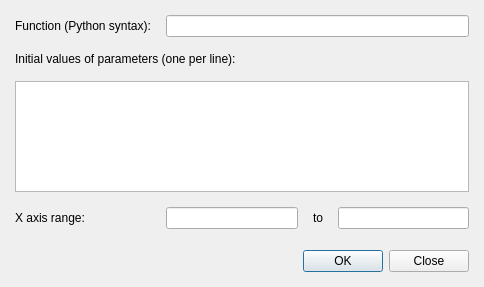
<?xml version="1.0" encoding="UTF-8"?>
<ui version="4.0">
 <class>LogViewerUI</class>
 <widget class="QDialog" name="LogViewerUI">
  <property name="geometry">
   <rect>
    <x>0</x>
    <y>0</y>
    <width>484</width>
    <height>287</height>
   </rect>
  </property>
  <property name="windowTitle">
   <string>Fit arbitrary function</string>
  </property>
  <layout class="QVBoxLayout" name="verticalLayout">
   <item>
    <layout class="QGridLayout" name="gridLayout">
     <property name="bottomMargin">
      <number>6</number>
     </property>
     <item row="0" column="0">
      <widget class="QLabel" name="label">
       <property name="text">
        <string>Function (Python syntax):</string>
       </property>
      </widget>
     </item>
     <item row="1" column="0" colspan="4">
      <widget class="QLabel" name="label_2">
       <property name="text">
        <string>Initial values of parameters (one per line):</string>
       </property>
      </widget>
     </item>
     <item row="3" column="0">
      <widget class="QLabel" name="label_4">
       <property name="text">
        <string>X axis range:</string>
       </property>
      </widget>
     </item>
     <item row="3" column="3">
      <widget class="QLineEdit" name="xto">
       <property name="text">
        <string/>
       </property>
      </widget>
     </item>
     <item row="0" column="1" colspan="3">
      <widget class="QLineEdit" name="function"/>
     </item>
     <item row="2" column="0" colspan="4">
      <widget class="QTextEdit" name="fitparams"/>
     </item>
     <item row="3" column="1">
      <widget class="QLineEdit" name="xfrom"/>
     </item>
     <item row="3" column="2">
      <widget class="QLabel" name="label_5">
       <property name="text">
        <string>to</string>
       </property>
      </widget>
     </item>
    </layout>
   </item>
   <item>
    <widget class="QDialogButtonBox" name="buttonBox">
     <property name="standardButtons">
      <set>QDialogButtonBox::Close|QDialogButtonBox::Ok</set>
     </property>
    </widget>
   </item>
  </layout>
 </widget>
 <layoutdefault spacing="15" margin="15"/>
 <tabstops>
  <tabstop>function</tabstop>
  <tabstop>fitparams</tabstop>
  <tabstop>xfrom</tabstop>
  <tabstop>xto</tabstop>
  <tabstop>buttonBox</tabstop>
 </tabstops>
 <resources>
  <include location="../../../../resources/nicos-gui.qrc"/>
 </resources>
 <connections>
  <connection>
   <sender>buttonBox</sender>
   <signal>accepted()</signal>
   <receiver>LogViewerUI</receiver>
   <slot>accept()</slot>
   <hints>
    <hint type="sourcelabel">
     <x>241</x>
     <y>116</y>
    </hint>
    <hint type="destinationlabel">
     <x>241</x>
     <y>67</y>
    </hint>
   </hints>
  </connection>
  <connection>
   <sender>buttonBox</sender>
   <signal>rejected()</signal>
   <receiver>LogViewerUI</receiver>
   <slot>reject()</slot>
   <hints>
    <hint type="sourcelabel">
     <x>241</x>
     <y>116</y>
    </hint>
    <hint type="destinationlabel">
     <x>241</x>
     <y>67</y>
    </hint>
   </hints>
  </connection>
  <connection>
   <sender>function</sender>
   <signal>returnPressed()</signal>
   <receiver>LogViewerUI</receiver>
   <slot>accept()</slot>
   <hints>
    <hint type="sourcelabel">
     <x>304</x>
     <y>18</y>
    </hint>
    <hint type="destinationlabel">
     <x>241</x>
     <y>67</y>
    </hint>
   </hints>
  </connection>
  <connection>
   <sender>xto</sender>
   <signal>returnPressed()</signal>
   <receiver>LogViewerUI</receiver>
   <slot>accept()</slot>
   <hints>
    <hint type="sourcelabel">
     <x>302</x>
     <y>50</y>
    </hint>
    <hint type="destinationlabel">
     <x>241</x>
     <y>67</y>
    </hint>
   </hints>
  </connection>
 </connections>
</ui>
